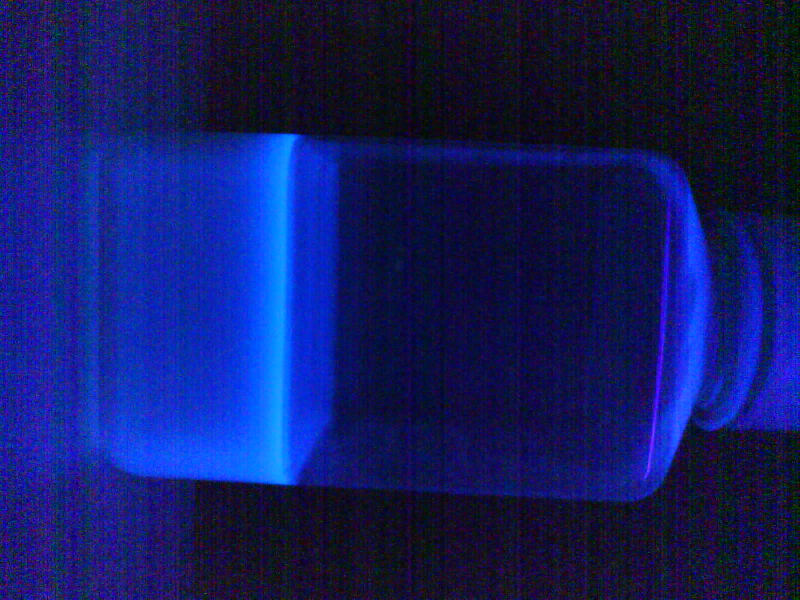
%> input picture MATLAB/Enterolert/Photo20250606161858.jpg, 1600 x 1200 px (shown at 1/2 size)
$ octave enter_multi_90_save_graph.m   (GNU Octave 9; MATLAB toolbox functions it lacks are replaced by stand-ins)
%> lines starting %> are read from the running program, lines starting %| are printed output that depends on the picture; in (x1, y1, x2, y2) boxes, pixels count from 0 and x2, y2 are one past the last pixel; in counts of white or black regions, pixels touching at a corner belong together; the program's own positions count from 1
clc;    % Clear the command window.
close all;  % Close all figures (except those of imtool.)
clear;  % Erase all existing variables.
workspace;  % Ensure the workspace panel is showing.
format long g;
format compact;
fontSize = 25;

% Browse for multiple image files.
[baseFileNames, folder] = uigetfile('*.jpg', 'Specify image files', 'MultiSelect', 'on');
%> the answer given: Enterolert/Photo20250606161858.jpg
if isequal(baseFileNames, 0)
    return; % User canceled the file selection
end

% Ensure baseFileNames is a cell array
if ischar(baseFileNames)
    baseFileNames = {baseFileNames}; % Convert to cell array if only one file is selected
end

% Prepare a figure for displaying results
numImages = length(baseFileNames);
numCols = 2; % Set number of columns for the subplot
numRows = ceil(numImages / numCols); % Calculate number of rows needed
figure('Position', [100, 100, 1200, 800]); % Set larger figure size

% Prepare a cell array to store the intensity data
intensityData = cell(numImages, 2); % Column 1: Image Name, Column 2: Average Intensity
allIntensities = []; % Initialize to hold all intensities across images

% Loop through each selected image
for fileIdx = 1:numImages
    fullImageFileName = fullfile(folder, baseFileNames{fileIdx});

    % Check to see that the image exists.
    if ~exist(fullImageFileName, 'file')
        message = sprintf('This file does not exist:\n%s', fullImageFileName);
        uiwait(msgbox(message));
        continue; % Skip to the next file
    end

    % Read in the image.
    rgbImage = imread(fullImageFileName);
%> rgbImage is the input picture: size 1200x1600x3 uint8; mean R, G, B 18, 27, 98

    % Rotate the image 90 degrees anticlockwise
    rgbImage = imrotate(rgbImage, 90);
%> rgbImage: size 1600x1200x3 uint8

    [rows, columns, ~] = size(rgbImage);
%> rows = 1600; columns = 1200

    % Compute HSV image.
    hsvImage = rgb2hsv(rgbImage);
%> hsvImage: size 1600x1200x3 double; mean H, S, V 0.642, 0.807, 0.388
    hImage1 = hsvImage(:, :, 1);
    sImage1 = hsvImage(:, :, 2);
    vImage1 = hsvImage(:, :, 3);
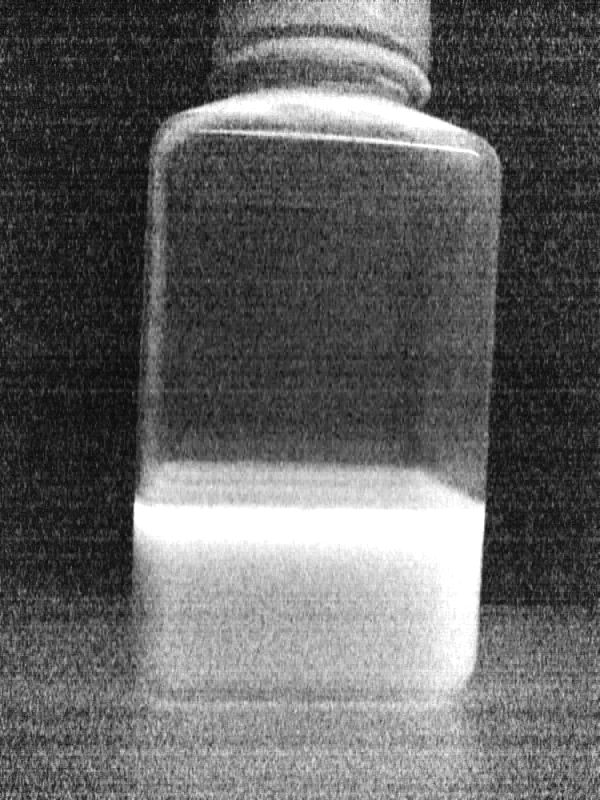
%> vImage1: size 1600x1200 double (shown at 1/2 size); min 0.00392, max 1, mean 0.388

    % Set thresholds for detecting all shades of blue.
    hueTL1 = 0.15; % Lower threshold for light blue
    hueTH1 = 0.64; % Upper threshold for dark blue
    saturationTL1 = 0.3; saturationTH1 = 1;
    valueTL1 = 0.3; valueTH1 = 1;

    % Create binary mask for blue objects.
    hueMaskBlue = (hImage1 >= hueTL1 & hImage1 <= hueTH1);
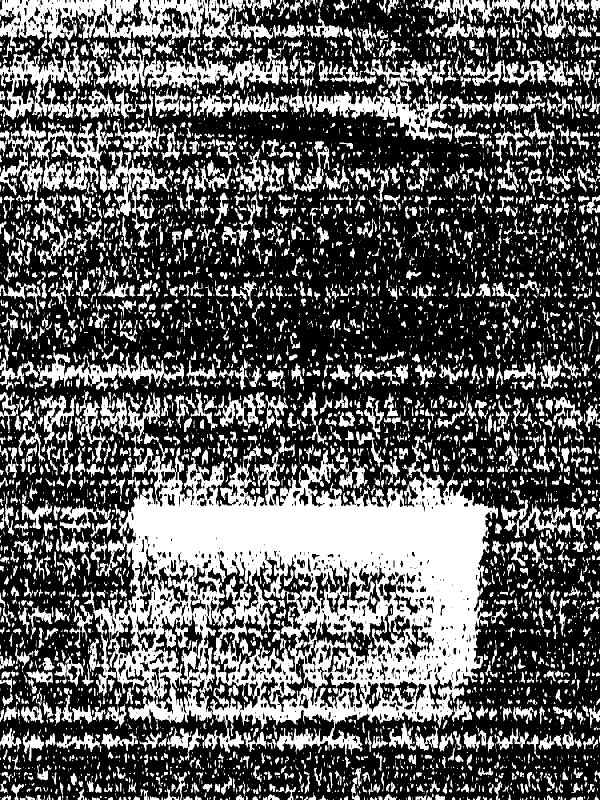
%> hueMaskBlue: size 1600x1200 logical (shown at 1/2 size); 36.5% white; 5428 white regions (2880 under 20 px), largest, box (x1, y1, x2, y2) and area: (168, 891, 996, 1510) 250833, (0, 0, 476, 116) 24377, (559, 117, 895, 281) 13592
    saturationMaskBlue = (sImage1 >= saturationTL1 & sImage1 <= saturationTH1);
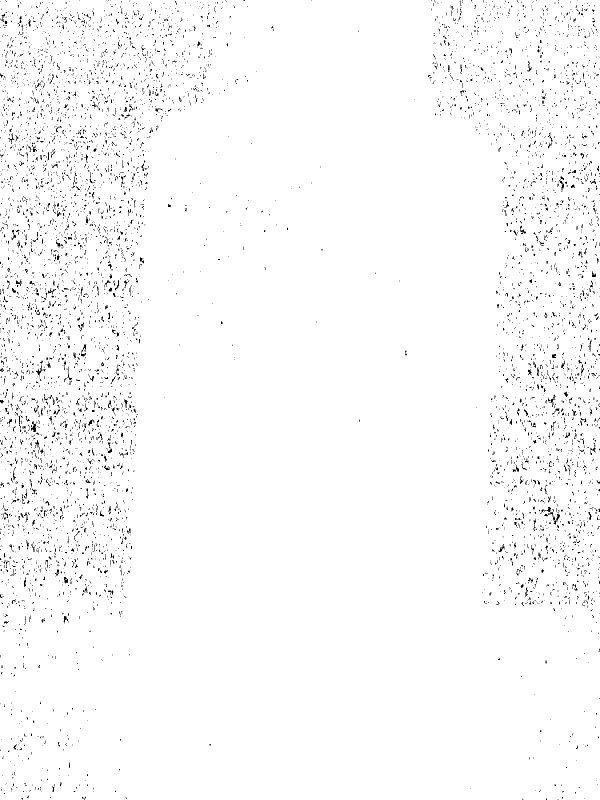
%> saturationMaskBlue: size 1600x1200 logical (shown at 1/2 size); 98% white; black in thin lines or dots
    valueMaskBlue = (vImage1 >= valueTL1 & vImage1 <= valueTH1);
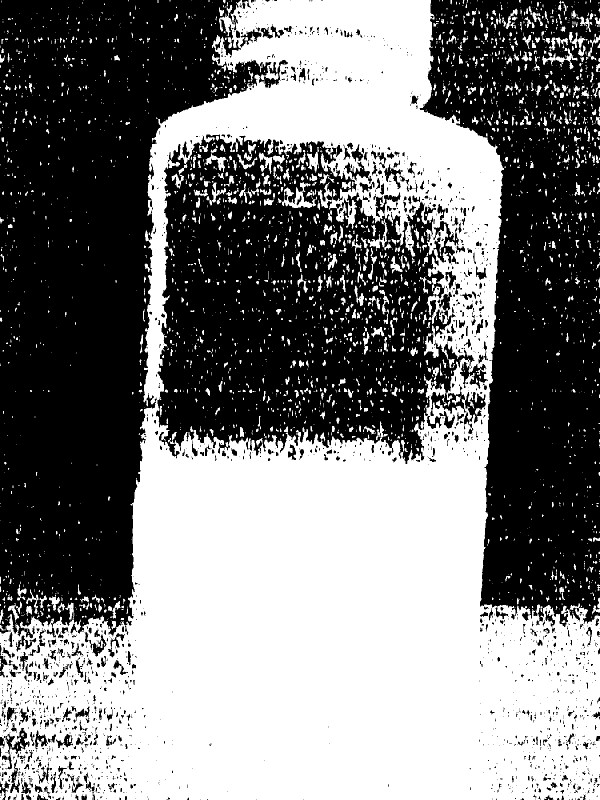
%> valueMaskBlue: size 1600x1200 logical (shown at 1/2 size); 49.3% white; 2942 white regions (2134 under 20 px), largest, box (x1, y1, x2, y2) and area: (0, 0, 1200, 1600) 883007, (564, 364, 634, 416) 1339, (1084, 96, 1155, 139) 681
    binaryImage = hueMaskBlue & saturationMaskBlue & valueMaskBlue;
%> binaryImage: size 1600x1200 logical; 19.2% white; 4158 white regions (3044 under 20 px), largest, box (x1, y1, x2, y2) and area: (219, 895, 975, 1510) 240338, (559, 117, 895, 281) 12724, (778, 1444, 877, 1502) 2185

    % Remove small objects from the binary image.
    binaryImage = bwareaopen(binaryImage, 50000); % Adjusted area threshold
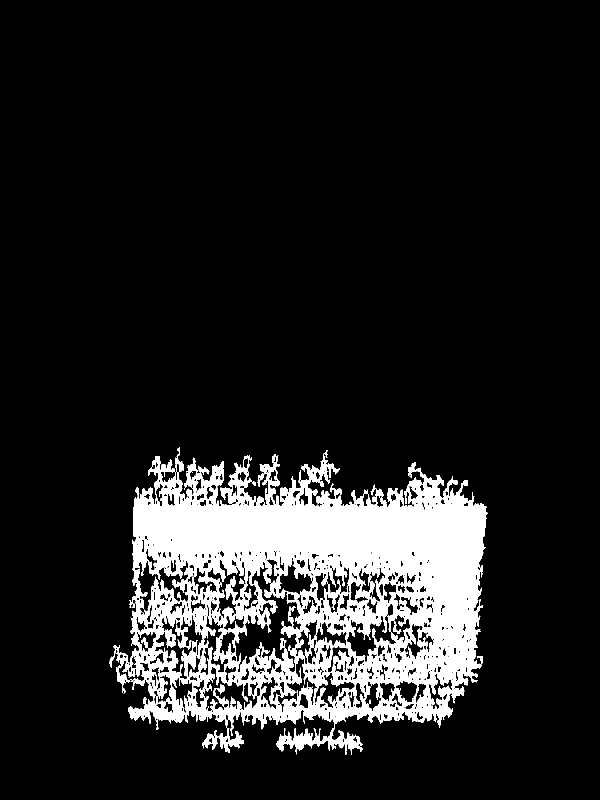
%> binaryImage: size 1600x1200 logical (shown at 1/2 size); 12.5% white; 1 white region

    % Get properties of detected objects.
    props = regionprops(binaryImage, 'Area', 'Centroid', 'BoundingBox');
%> props = 1 region; box (x1, y1, x2, y2), Area and Centroid: (219, 895, 975, 1510) 240338 [619.9 1185.3]
    num_objs = size(props, 1);
%> num_objs = 1

    if num_objs < 1
        message = sprintf('There are no blue objects in the image \n%s', fullImageFileName);
        uiwait(msgbox(message));
        continue; % Skip to the next file
    end

    % Prepare to store centroid coordinates
    centroids = cat(1, props.Centroid);
%> centroids = [619.9 1185.3]

    % Create a copy of the original image for displaying results
    RGB_with_boxes = rgbImage;

    % Preallocate array for intensities
    objectIntensities = zeros(num_objs, 1); % Initialize array for intensities

    % Draw bounding boxes and annotate with average intensity
    for k = 1:num_objs
        thisBoundingBox = props(k).BoundingBox;
        RGB_with_boxes = insertShape(RGB_with_boxes, 'Rectangle', thisBoundingBox, 'Color', 'red', 'LineWidth', 6);

        % Ensure centroids are within image bounds
        x = round(centroids(k, 1));
        y = round(centroids(k, 2));

        % Check if the pixel coordinates are valid
        if x > 0 && x <= columns && y > 0 && y <= rows
            pixelValues = impixel(rgbImage, x, y);
            avgIntensity = mean(pixelValues);  % Calculate average intensity
            objectIntensities(k) = avgIntensity; % Store average intensity
            avgIntensityText = sprintf('%.1f', round(avgIntensity)); % Avg Intensity:
        else
            avgIntensityText = 'Avg Intensity: [N/A]';
        end

        % Store the average intensity in the cell array
        intensityData{fileIdx, 1} = baseFileNames{fileIdx}; % Image name
        intensityData{fileIdx, 2} = avgIntensity; % Average intensity

        % Annotate the average intensity at the top left of the bounding box
        textPosition = [thisBoundingBox(1), thisBoundingBox(2)]; % Top left corner
        RGB_with_boxes = insertText(RGB_with_boxes, textPosition, avgIntensityText, ...
            'FontSize', 110, 'BoxColor', 'yellow', 'TextColor', 'black', 'AnchorPoint', 'LeftTop');
    end
%> this loop made 1 pass
%> (thisBoundingBox, x, y, pixelValues, avgIntensity, avgIntensityText) on pass 1: ([219.5 895.5 756 615], 620, 1185, [3 45 166], 71.33, '71.0')
%> pass 1, `RGB_with_boxes = insertShape(RGB_with_boxes, 'Rectangle', thisBounding..`:
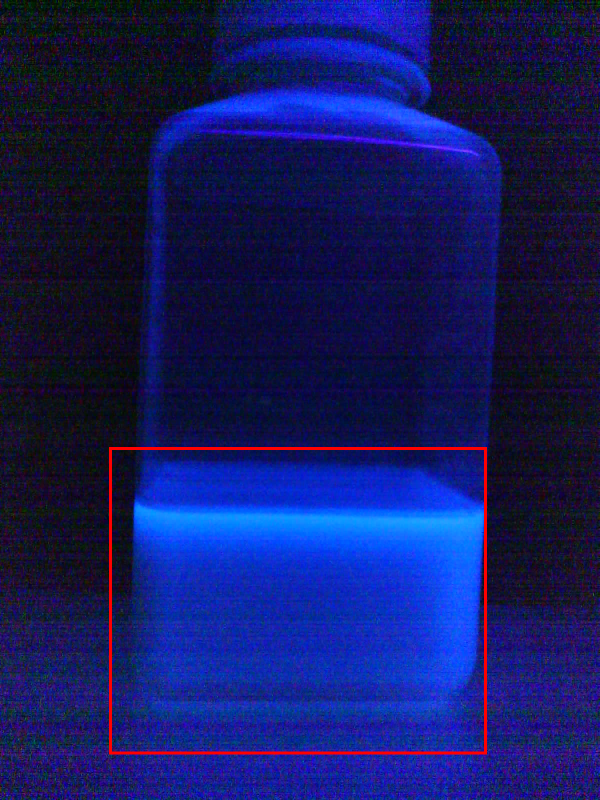
%> RGB_with_boxes: size 1600x1200x3 uint8 (shown at 1/2 size); mean R, G, B 20, 26.8, 97.2
%> pass 1, `RGB_with_boxes = insertText(RGB_with_boxes, textPosition, avgIntensity..`:
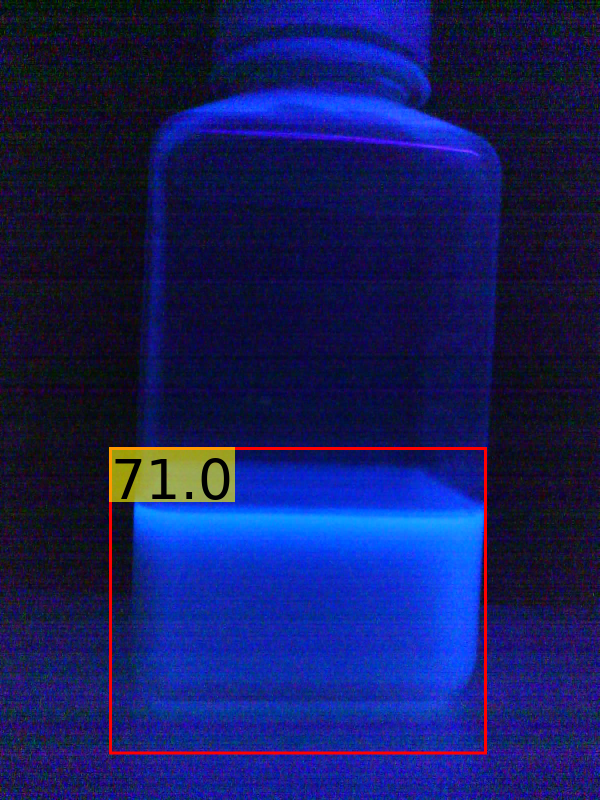
%> RGB_with_boxes: size 1600x1200x3 uint8 (shown at 1/2 size); mean R, G, B 21.5, 28.4, 95.9
%> after the loop, intensityData = {'Photo20250606161858.jpg', 71.33}

    % Display the image with bounding boxes and average intensity annotations in a subplot
    subplot(numRows, numCols, fileIdx); % Arrange images in a grid
    imshow(RGB_with_boxes);
    title(baseFileNames{fileIdx}, 'FontSize', 10);

    % Store all detected intensities in the allIntensities array
    allIntensities = [allIntensities; objectIntensities]; % Append detected intensities
%> allIntensities = 71.33
end

% Convert the cell array to a table
%> (the run ends here)
